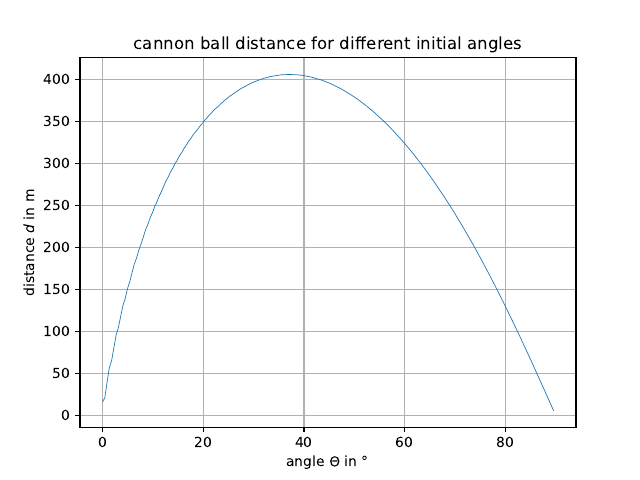

Write Python code to recreate this figure.
import numpy as np
import matplotlib.pyplot as plt


d = np.loadtxt("distance.dat",usecols = 1)
angle = np.loadtxt("distance.dat",usecols = 0) * 180 / 3.14159265358979323846;



plt.figure(dpi = 400)
plt.grid()
plt.title("cannon ball distance for different initial angles")
plt.ylabel("distance $d$ in m")
plt.xlabel("angle $\Theta$ in °")
plt.plot(angle,d,lw = 0.5)
plt.savefig("distance.pdf")
plt.show()
